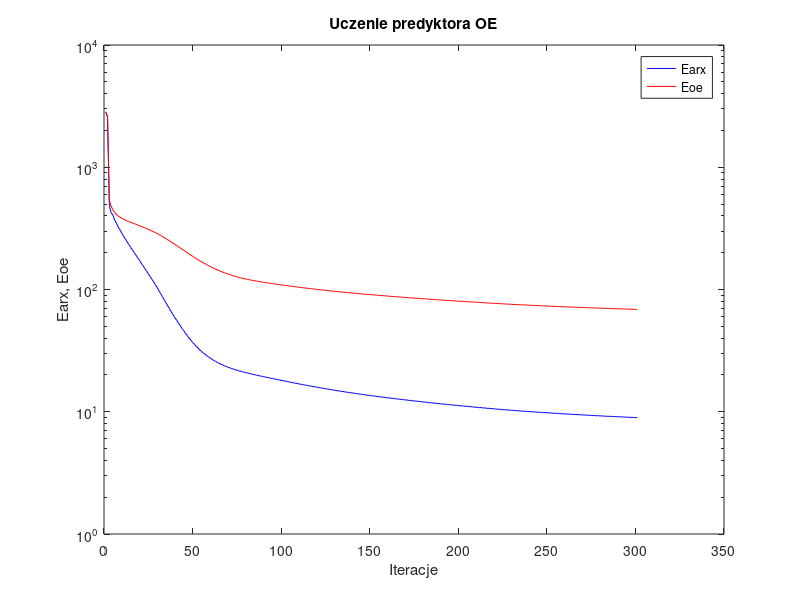
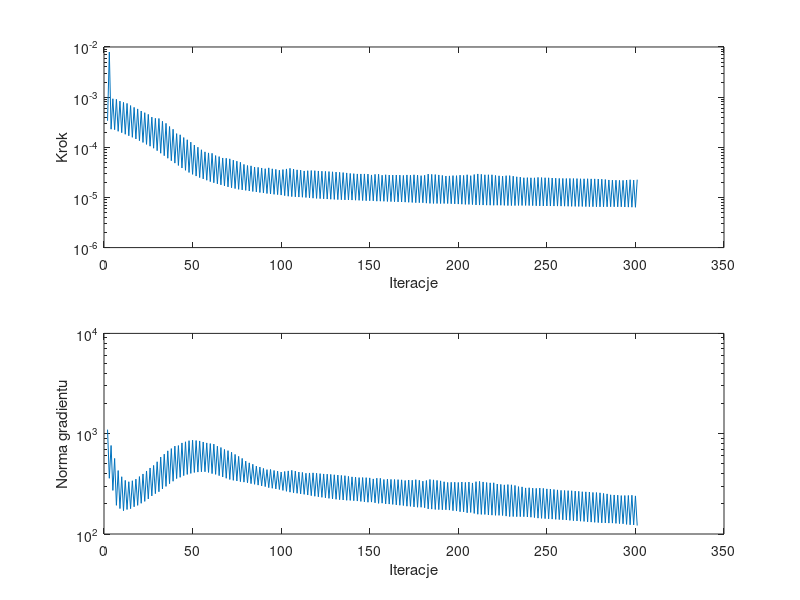

Reproduce these figures in MATLAB, in order.
%uczenie predyktora oe
clear all;
n=0; farx(n+1)=2.818401e+003; foe(n+1)=2.844449e+003; wspucz(n+1)=0.000000e+000; ng(n+1)=0.000000e+000;
n=1; farx(n+1)=2.562311e+003; foe(n+1)=2.592846e+003; krok(n+1)=3.376366e-004; ng(n+1)=1.098371e+003;
n=2; farx(n+1)=4.937842e+002; foe(n+1)=5.365862e+002; krok(n+1)=7.932207e-003; ng(n+1)=3.593945e+002;
n=3; farx(n+1)=4.233325e+002; foe(n+1)=4.812684e+002; krok(n+1)=2.294393e-004; ng(n+1)=7.627431e+002;
n=4; farx(n+1)=4.085237e+002; foe(n+1)=4.494776e+002; krok(n+1)=9.272824e-004; ng(n+1)=2.720913e+002;
n=5; farx(n+1)=3.700967e+002; foe(n+1)=4.279759e+002; krok(n+1)=2.247378e-004; ng(n+1)=5.667364e+002;
n=6; farx(n+1)=3.490737e+002; foe(n+1)=4.121222e+002; krok(n+1)=9.053002e-004; ng(n+1)=1.931832e+002;
n=7; farx(n+1)=3.248622e+002; foe(n+1)=3.999597e+002; krok(n+1)=2.084136e-004; ng(n+1)=4.292507e+002;
n=8; farx(n+1)=3.077642e+002; foe(n+1)=3.905595e+002; krok(n+1)=8.336543e-004; ng(n+1)=1.793174e+002;
n=9; farx(n+1)=2.902199e+002; foe(n+1)=3.827595e+002; krok(n+1)=1.955288e-004; ng(n+1)=3.721798e+002;
n=10; farx(n+1)=2.735050e+002; foe(n+1)=3.760185e+002; krok(n+1)=7.867177e-004; ng(n+1)=1.707257e+002;
n=11; farx(n+1)=2.603439e+002; foe(n+1)=3.701510e+002; krok(n+1)=1.818449e-004; ng(n+1)=3.425364e+002;
n=12; farx(n+1)=2.455823e+002; foe(n+1)=3.646434e+002; krok(n+1)=7.499704e-004; ng(n+1)=1.754902e+002;
n=13; farx(n+1)=2.345148e+002; foe(n+1)=3.596138e+002; krok(n+1)=1.697983e-004; ng(n+1)=3.320043e+002;
n=14; farx(n+1)=2.213510e+002; foe(n+1)=3.548690e+002; krok(n+1)=6.791933e-004; ng(n+1)=1.789669e+002;
n=15; farx(n+1)=2.119701e+002; foe(n+1)=3.503316e+002; krok(n+1)=1.581535e-004; ng(n+1)=3.396088e+002;
n=16; farx(n+1)=2.003841e+002; foe(n+1)=3.458813e+002; krok(n+1)=6.250570e-004; ng(n+1)=1.868233e+002;
n=17; farx(n+1)=1.920059e+002; foe(n+1)=3.415357e+002; krok(n+1)=1.465395e-004; ng(n+1)=3.522510e+002;
n=18; farx(n+1)=1.813187e+002; foe(n+1)=3.371390e+002; krok(n+1)=5.823194e-004; ng(n+1)=1.929953e+002;
n=19; farx(n+1)=1.737012e+002; foe(n+1)=3.328152e+002; krok(n+1)=1.354575e-004; ng(n+1)=3.737117e+002;
n=20; farx(n+1)=1.642521e+002; foe(n+1)=3.284633e+002; krok(n+1)=5.292541e-004; ng(n+1)=2.023756e+002;
n=21; farx(n+1)=1.572328e+002; foe(n+1)=3.241401e+002; krok(n+1)=1.248592e-004; ng(n+1)=3.968323e+002;
n=22; farx(n+1)=1.486025e+002; foe(n+1)=3.196929e+002; krok(n+1)=4.895958e-004; ng(n+1)=2.114448e+002;
n=23; farx(n+1)=1.420678e+002; foe(n+1)=3.152794e+002; krok(n+1)=1.142910e-004; ng(n+1)=4.248957e+002;
n=24; farx(n+1)=1.341934e+002; foe(n+1)=3.106557e+002; krok(n+1)=4.532388e-004; ng(n+1)=2.237558e+002;
n=25; farx(n+1)=1.280423e+002; foe(n+1)=3.061439e+002; krok(n+1)=1.051281e-004; ng(n+1)=4.553175e+002;
n=26; farx(n+1)=1.212933e+002; foe(n+1)=3.015561e+002; krok(n+1)=3.999432e-004; ng(n+1)=2.397955e+002;
n=27; farx(n+1)=1.155729e+002; foe(n+1)=2.970143e+002; krok(n+1)=9.579321e-005; ng(n+1)=4.830150e+002;
n=28; farx(n+1)=1.092796e+002; foe(n+1)=2.921519e+002; krok(n+1)=3.783524e-004; ng(n+1)=2.524890e+002;
n=29; farx(n+1)=1.038905e+002; foe(n+1)=2.873884e+002; krok(n+1)=8.559513e-005; ng(n+1)=5.250529e+002;
n=30; farx(n+1)=9.770274e+001; foe(n+1)=2.820213e+002; krok(n+1)=3.749852e-004; ng(n+1)=2.638307e+002;
n=31; farx(n+1)=9.250521e+001; foe(n+1)=2.768164e+002; krok(n+1)=7.612382e-005; ng(n+1)=5.857373e+002;
n=32; farx(n+1)=8.723954e+001; foe(n+1)=2.714034e+002; krok(n+1)=3.301872e-004; ng(n+1)=2.817172e+002;
n=33; farx(n+1)=8.245832e+001; foe(n+1)=2.661800e+002; krok(n+1)=6.800238e-005; ng(n+1)=6.250078e+002;
n=34; farx(n+1)=7.780686e+001; foe(n+1)=2.605994e+002; krok(n+1)=3.003772e-004; ng(n+1)=2.981999e+002;
n=35; farx(n+1)=7.337507e+001; foe(n+1)=2.552513e+002; krok(n+1)=6.047525e-005; ng(n+1)=6.746558e+002;
n=36; farx(n+1)=6.953396e+001; foe(n+1)=2.497548e+002; krok(n+1)=2.596069e-004; ng(n+1)=3.174423e+002;
n=37; farx(n+1)=6.553829e+001; foe(n+1)=2.445184e+002; krok(n+1)=5.400102e-005; ng(n+1)=7.105099e+002;
n=38; farx(n+1)=6.232234e+001; foe(n+1)=2.391223e+002; krok(n+1)=2.288097e-004; ng(n+1)=3.357545e+002;
n=39; farx(n+1)=5.869468e+001; foe(n+1)=2.339208e+002; krok(n+1)=4.837788e-005; ng(n+1)=7.525272e+002;
n=40; farx(n+1)=5.624493e+001; foe(n+1)=2.289136e+002; krok(n+1)=1.874208e-004; ng(n+1)=3.570689e+002;
n=41; farx(n+1)=5.312301e+001; foe(n+1)=2.241313e+002; krok(n+1)=4.341873e-005; ng(n+1)=7.614691e+002;
n=42; farx(n+1)=5.086149e+001; foe(n+1)=2.190118e+002; krok(n+1)=1.775639e-004; ng(n+1)=3.674573e+002;
n=43; farx(n+1)=4.804236e+001; foe(n+1)=2.141668e+002; krok(n+1)=3.862811e-005; ng(n+1)=8.090136e+002;
n=44; farx(n+1)=4.617561e+001; foe(n+1)=2.093060e+002; krok(n+1)=1.563635e-004; ng(n+1)=3.818414e+002;
n=45; farx(n+1)=4.372039e+001; foe(n+1)=2.046702e+002; krok(n+1)=3.476335e-005; ng(n+1)=8.305240e+002;
n=46; farx(n+1)=4.213690e+001; foe(n+1)=2.000356e+002; krok(n+1)=1.413318e-004; ng(n+1)=3.925818e+002;
n=47; farx(n+1)=3.999531e+001; foe(n+1)=1.955595e+002; krok(n+1)=3.146663e-005; ng(n+1)=8.520162e+002;
n=48; farx(n+1)=3.868336e+001; foe(n+1)=1.912391e+002; krok(n+1)=1.265491e-004; ng(n+1)=4.018839e+002;
n=49; farx(n+1)=3.683398e+001; foe(n+1)=1.869964e+002; krok(n+1)=2.885108e-005; ng(n+1)=8.612367e+002;
n=50; farx(n+1)=3.579101e+001; foe(n+1)=1.830920e+002; krok(n+1)=1.110172e-004; ng(n+1)=4.105560e+002;
n=51; farx(n+1)=3.421965e+001; foe(n+1)=1.791785e+002; krok(n+1)=2.668806e-005; ng(n+1)=8.544768e+002;
n=52; farx(n+1)=3.335854e+001; foe(n+1)=1.756006e+002; krok(n+1)=1.003955e-004; ng(n+1)=4.143759e+002;
n=53; farx(n+1)=3.201386e+001; foe(n+1)=1.719669e+002; krok(n+1)=2.490114e-005; ng(n+1)=8.468095e+002;
n=54; farx(n+1)=3.132908e+001; foe(n+1)=1.687698e+002; krok(n+1)=8.923578e-005; ng(n+1)=4.173919e+002;
n=55; farx(n+1)=3.018998e+001; foe(n+1)=1.654778e+002; krok(n+1)=2.342760e-005; ng(n+1)=8.267019e+002;
n=56; farx(n+1)=2.963757e+001; foe(n+1)=1.626182e+002; krok(n+1)=8.110079e-005; ng(n+1)=4.173538e+002;
n=57; farx(n+1)=2.866423e+001; foe(n+1)=1.596029e+002; krok(n+1)=2.202092e-005; ng(n+1)=8.091056e+002;
n=58; farx(n+1)=2.818914e+001; foe(n+1)=1.569632e+002; krok(n+1)=7.725967e-005; ng(n+1)=4.109840e+002;
n=59; farx(n+1)=2.734508e+001; foe(n+1)=1.541504e+002; krok(n+1)=2.067984e-005; ng(n+1)=7.972043e+002;
n=60; farx(n+1)=2.692494e+001; foe(n+1)=1.516778e+002; krok(n+1)=7.583697e-005; ng(n+1)=4.000407e+002;
n=61; farx(n+1)=2.617891e+001; foe(n+1)=1.490297e+002; krok(n+1)=1.961815e-005; ng(n+1)=7.876933e+002;
n=62; farx(n+1)=2.585751e+001; foe(n+1)=1.468747e+002; krok(n+1)=6.836820e-005; ng(n+1)=3.932430e+002;
n=63; farx(n+1)=2.522345e+001; foe(n+1)=1.445664e+002; krok(n+1)=1.868405e-005; ng(n+1)=7.509238e+002;
n=64; farx(n+1)=2.496060e+001; foe(n+1)=1.426273e+002; krok(n+1)=6.522877e-005; ng(n+1)=3.817865e+002;
n=65; farx(n+1)=2.439951e+001; foe(n+1)=1.405320e+002; krok(n+1)=1.782680e-005; ng(n+1)=7.281477e+002;
n=66; farx(n+1)=2.419182e+001; foe(n+1)=1.388063e+002; krok(n+1)=6.123045e-005; ng(n+1)=3.700185e+002;
n=67; farx(n+1)=2.369823e+001; foe(n+1)=1.369520e+002; krok(n+1)=1.700060e-005; ng(n+1)=6.972284e+002;
n=68; farx(n+1)=2.352229e+001; foe(n+1)=1.353643e+002; krok(n+1)=6.047987e-005; ng(n+1)=3.594527e+002;
n=69; farx(n+1)=2.307128e+001; foe(n+1)=1.336650e+002; krok(n+1)=1.622915e-005; ng(n+1)=6.777330e+002;
n=70; farx(n+1)=2.292722e+001; foe(n+1)=1.322233e+002; krok(n+1)=5.883434e-005; ng(n+1)=3.495616e+002;
n=71; farx(n+1)=2.251313e+001; foe(n+1)=1.306931e+002; krok(n+1)=1.558957e-005; ng(n+1)=6.529246e+002;
n=72; farx(n+1)=2.240295e+001; foe(n+1)=1.294204e+002; krok(n+1)=5.537580e-005; ng(n+1)=3.427497e+002;
n=73; farx(n+1)=2.202402e+001; foe(n+1)=1.280730e+002; krok(n+1)=1.502405e-005; ng(n+1)=6.215217e+002;
n=74; farx(n+1)=2.193738e+001; foe(n+1)=1.269348e+002; krok(n+1)=5.285018e-005; ng(n+1)=3.378231e+002;
n=75; farx(n+1)=2.158372e+001; foe(n+1)=1.257316e+002; krok(n+1)=1.451496e-005; ng(n+1)=5.945772e+002;
n=76; farx(n+1)=2.151580e+001; foe(n+1)=1.247108e+002; krok(n+1)=5.017715e-005; ng(n+1)=3.327833e+002;
n=77; farx(n+1)=2.118232e+001; foe(n+1)=1.236386e+002; krok(n+1)=1.414532e-005; ng(n+1)=5.671554e+002;
n=78; farx(n+1)=2.113543e+001; foe(n+1)=1.227466e+002; krok(n+1)=4.559723e-005; ng(n+1)=3.290286e+002;
n=79; farx(n+1)=2.082534e+001; foe(n+1)=1.218146e+002; krok(n+1)=1.384553e-005; ng(n+1)=5.327301e+002;
n=80; farx(n+1)=2.079101e+001; foe(n+1)=1.210096e+002; krok(n+1)=4.334515e-005; ng(n+1)=3.242791e+002;
n=81; farx(n+1)=2.049415e+001; foe(n+1)=1.201589e+002; krok(n+1)=1.344623e-005; ng(n+1)=5.121240e+002;
n=82; farx(n+1)=2.046373e+001; foe(n+1)=1.194003e+002; krok(n+1)=4.264017e-005; ng(n+1)=3.177481e+002;
n=83; farx(n+1)=2.017454e+001; foe(n+1)=1.186110e+002; krok(n+1)=1.314101e-005; ng(n+1)=4.960580e+002;
n=84; farx(n+1)=2.015319e+001; foe(n+1)=1.179165e+002; krok(n+1)=4.033419e-005; ng(n+1)=3.129248e+002;
n=85; farx(n+1)=1.987544e+001; foe(n+1)=1.171965e+002; krok(n+1)=1.285784e-005; ng(n+1)=4.752131e+002;
n=86; farx(n+1)=1.985850e+001; foe(n+1)=1.165417e+002; krok(n+1)=3.980988e-005; ng(n+1)=3.072007e+002;
n=87; farx(n+1)=1.958479e+001; foe(n+1)=1.158579e+002; krok(n+1)=1.253880e-005; ng(n+1)=4.653348e+002;
n=88; farx(n+1)=1.957185e+001; foe(n+1)=1.152385e+002; krok(n+1)=3.868786e-005; ng(n+1)=3.016783e+002;
n=89; farx(n+1)=1.930464e+001; foe(n+1)=1.146000e+002; krok(n+1)=1.231075e-005; ng(n+1)=4.508257e+002;
n=90; farx(n+1)=1.929723e+001; foe(n+1)=1.140180e+002; krok(n+1)=3.740683e-005; ng(n+1)=2.969029e+002;
n=91; farx(n+1)=1.903792e+001; foe(n+1)=1.134177e+002; krok(n+1)=1.197415e-005; ng(n+1)=4.381239e+002;
n=92; farx(n+1)=1.902752e+001; foe(n+1)=1.128378e+002; krok(n+1)=3.886698e-005; ng(n+1)=2.898382e+002;
n=93; farx(n+1)=1.876543e+001; foe(n+1)=1.122454e+002; krok(n+1)=1.171380e-005; ng(n+1)=4.398500e+002;
n=94; farx(n+1)=1.876225e+001; foe(n+1)=1.117031e+002; krok(n+1)=3.719906e-005; ng(n+1)=2.857934e+002;
n=95; farx(n+1)=1.850614e+001; foe(n+1)=1.111462e+002; krok(n+1)=1.153689e-005; ng(n+1)=4.299294e+002;
n=96; farx(n+1)=1.850758e+001; foe(n+1)=1.106295e+002; krok(n+1)=3.625046e-005; ng(n+1)=2.813850e+002;
n=97; farx(n+1)=1.825510e+001; foe(n+1)=1.100993e+002; krok(n+1)=1.138585e-005; ng(n+1)=4.234254e+002;
n=98; farx(n+1)=1.826254e+001; foe(n+1)=1.096107e+002; krok(n+1)=3.487580e-005; ng(n+1)=2.777141e+002;
n=99; farx(n+1)=1.801698e+001; foe(n+1)=1.091087e+002; krok(n+1)=1.115447e-005; ng(n+1)=4.147402e+002;
n=100; farx(n+1)=1.802350e+001; foe(n+1)=1.086218e+002; krok(n+1)=3.594329e-005; ng(n+1)=2.720252e+002;
n=101; farx(n+1)=1.777777e+001; foe(n+1)=1.081237e+002; krok(n+1)=1.085468e-005; ng(n+1)=4.201379e+002;
n=102; farx(n+1)=1.778383e+001; foe(n+1)=1.076386e+002; krok(n+1)=3.701885e-005; ng(n+1)=2.665495e+002;
n=103; farx(n+1)=1.753773e+001; foe(n+1)=1.071434e+002; krok(n+1)=1.057446e-005; ng(n+1)=4.257618e+002;
n=104; farx(n+1)=1.754374e+001; foe(n+1)=1.066603e+002; krok(n+1)=3.808106e-005; ng(n+1)=2.612707e+002;
n=105; farx(n+1)=1.729559e+001; foe(n+1)=1.061677e+002; krok(n+1)=1.038706e-005; ng(n+1)=4.313623e+002;
n=106; farx(n+1)=1.730727e+001; foe(n+1)=1.057068e+002; krok(n+1)=3.687187e-005; ng(n+1)=2.577717e+002;
n=107; farx(n+1)=1.706352e+001; foe(n+1)=1.052378e+002; krok(n+1)=1.029142e-005; ng(n+1)=4.235841e+002;
n=108; farx(n+1)=1.708109e+001; foe(n+1)=1.047994e+002; krok(n+1)=3.547989e-005; ng(n+1)=2.547003e+002;
n=109; farx(n+1)=1.684299e+001; foe(n+1)=1.043543e+002; krok(n+1)=1.018462e-005; ng(n+1)=4.145781e+002;
n=110; farx(n+1)=1.686411e+001; foe(n+1)=1.039291e+002; krok(n+1)=3.502676e-005; ng(n+1)=2.511563e+002;
n=111; farx(n+1)=1.662810e+001; foe(n+1)=1.034982e+002; krok(n+1)=1.009346e-005; ng(n+1)=4.111725e+002;
n=112; farx(n+1)=1.665483e+001; foe(n+1)=1.030933e+002; krok(n+1)=3.378113e-005; ng(n+1)=2.485266e+002;
n=113; farx(n+1)=1.642427e+001; foe(n+1)=1.026817e+002; krok(n+1)=9.975945e-006; ng(n+1)=4.034947e+002;
n=114; farx(n+1)=1.645306e+001; foe(n+1)=1.022829e+002; krok(n+1)=3.415827e-005; ng(n+1)=2.447884e+002;
n=115; farx(n+1)=1.622300e+001; foe(n+1)=1.018757e+002; krok(n+1)=9.808732e-006; ng(n+1)=4.059890e+002;
n=116; farx(n+1)=1.625388e+001; foe(n+1)=1.014831e+002; krok(n+1)=3.440034e-005; ng(n+1)=2.411806e+002;
n=117; farx(n+1)=1.602477e+001; foe(n+1)=1.010820e+002; krok(n+1)=9.667524e-006; ng(n+1)=4.070463e+002;
n=118; farx(n+1)=1.605799e+001; foe(n+1)=1.006979e+002; krok(n+1)=3.415827e-005; ng(n+1)=2.378952e+002;
n=119; farx(n+1)=1.583163e+001; foe(n+1)=1.003083e+002; krok(n+1)=9.564320e-006; ng(n+1)=4.039463e+002;
n=120; farx(n+1)=1.586761e+001; foe(n+1)=9.993405e+001; krok(n+1)=3.372716e-005; ng(n+1)=2.349081e+002;
n=121; farx(n+1)=1.564433e+001; foe(n+1)=9.955668e+001; krok(n+1)=9.476547e-006; ng(n+1)=3.999193e+002;
n=122; farx(n+1)=1.568337e+001; foe(n+1)=9.919287e+001; krok(n+1)=3.333618e-005; ng(n+1)=2.321205e+002;
n=123; farx(n+1)=1.546268e+001; foe(n+1)=9.882582e+001; krok(n+1)=9.386788e-006; ng(n+1)=3.969431e+002;
n=124; farx(n+1)=1.550470e+001; foe(n+1)=9.847160e+001; krok(n+1)=3.307838e-005; ng(n+1)=2.293947e+002;
n=125; farx(n+1)=1.528610e+001; foe(n+1)=9.811286e+001; krok(n+1)=9.290308e-006; ng(n+1)=3.952039e+002;
n=126; farx(n+1)=1.533051e+001; foe(n+1)=9.776692e+001; krok(n+1)=3.282104e-005; ng(n+1)=2.266555e+002;
n=127; farx(n+1)=1.511436e+001; foe(n+1)=9.741719e+001; krok(n+1)=9.203865e-006; ng(n+1)=3.927978e+002;
n=128; farx(n+1)=1.516091e+001; foe(n+1)=9.707944e+001; krok(n+1)=3.245830e-005; ng(n+1)=2.240203e+002;
n=129; farx(n+1)=1.494755e+001; foe(n+1)=9.673984e+001; krok(n+1)=9.137433e-006; ng(n+1)=3.894799e+002;
n=130; farx(n+1)=1.499683e+001; foe(n+1)=9.641171e+001; krok(n+1)=3.204809e-005; ng(n+1)=2.218178e+002;
n=131; farx(n+1)=1.478604e+001; foe(n+1)=9.608090e+001; krok(n+1)=9.062615e-006; ng(n+1)=3.870152e+002;
n=132; farx(n+1)=1.483723e+001; foe(n+1)=9.576049e+001; krok(n+1)=3.168396e-005; ng(n+1)=2.198826e+002;
n=133; farx(n+1)=1.462921e+001; foe(n+1)=9.543908e+001; krok(n+1)=9.003600e-006; ng(n+1)=3.835611e+002;
n=134; farx(n+1)=1.468284e+001; foe(n+1)=9.512747e+001; krok(n+1)=3.131976e-005; ng(n+1)=2.184007e+002;
n=135; farx(n+1)=1.447717e+001; foe(n+1)=9.481383e+001; krok(n+1)=8.935769e-006; ng(n+1)=3.813433e+002;
n=136; farx(n+1)=1.453217e+001; foe(n+1)=9.450964e+001; krok(n+1)=3.079431e-005; ng(n+1)=2.166574e+002;
n=137; farx(n+1)=1.432970e+001; foe(n+1)=9.420690e+001; krok(n+1)=8.913402e-006; ng(n+1)=3.755805e+002;
n=138; farx(n+1)=1.438761e+001; foe(n+1)=9.391390e+001; krok(n+1)=3.008156e-005; ng(n+1)=2.162327e+002;
n=139; farx(n+1)=1.418821e+001; foe(n+1)=9.362024e+001; krok(n+1)=8.865531e-006; ng(n+1)=3.711978e+002;
n=140; farx(n+1)=1.424784e+001; foe(n+1)=9.333425e+001; krok(n+1)=2.979489e-005; ng(n+1)=2.146957e+002;
n=141; farx(n+1)=1.405068e+001; foe(n+1)=9.304736e+001; krok(n+1)=8.807743e-006; ng(n+1)=3.689302e+002;
n=142; farx(n+1)=1.411156e+001; foe(n+1)=9.276795e+001; krok(n+1)=2.941717e-005; ng(n+1)=2.131325e+002;
n=143; farx(n+1)=1.391735e+001; foe(n+1)=9.248910e+001; krok(n+1)=8.756691e-006; ng(n+1)=3.650037e+002;
n=144; farx(n+1)=1.397986e+001; foe(n+1)=9.221531e+001; krok(n+1)=2.939707e-005; ng(n+1)=2.113677e+002;
n=145; farx(n+1)=1.378709e+001; foe(n+1)=9.194030e+001; krok(n+1)=8.671956e-006; ng(n+1)=3.654649e+002;
n=146; farx(n+1)=1.385024e+001; foe(n+1)=9.167017e+001; krok(n+1)=2.941717e-005; ng(n+1)=2.090246e+002;
n=147; farx(n+1)=1.365923e+001; foe(n+1)=9.140025e+001; krok(n+1)=8.610243e-006; ng(n+1)=3.644068e+002;
n=148; farx(n+1)=1.372354e+001; foe(n+1)=9.113571e+001; krok(n+1)=2.922588e-005; ng(n+1)=2.073874e+002;
n=149; farx(n+1)=1.353367e+001; foe(n+1)=9.087146e+001; krok(n+1)=8.600086e-006; ng(n+1)=3.624733e+002;
n=150; farx(n+1)=1.360035e+001; foe(n+1)=9.061892e+001; krok(n+1)=2.809223e-005; ng(n+1)=2.081088e+002;
n=151; farx(n+1)=1.341572e+001; foe(n+1)=9.036548e+001; krok(n+1)=8.546025e-006; ng(n+1)=3.541868e+002;
n=152; farx(n+1)=1.348279e+001; foe(n+1)=9.011274e+001; krok(n+1)=2.885108e-005; ng(n+1)=2.046595e+002;
n=153; farx(n+1)=1.329763e+001; foe(n+1)=8.985808e+001; krok(n+1)=8.431791e-006; ng(n+1)=3.599454e+002;
n=154; farx(n+1)=1.336469e+001; foe(n+1)=8.960743e+001; krok(n+1)=2.897758e-005; ng(n+1)=2.020616e+002;
n=155; farx(n+1)=1.318021e+001; foe(n+1)=8.935721e+001; krok(n+1)=8.423638e-006; ng(n+1)=3.589300e+002;
n=156; farx(n+1)=1.324925e+001; foe(n+1)=8.911838e+001; krok(n+1)=2.773392e-005; ng(n+1)=2.029858e+002;
n=157; farx(n+1)=1.307038e+001; foe(n+1)=8.887931e+001; krok(n+1)=8.379583e-006; ng(n+1)=3.494592e+002;
n=158; farx(n+1)=1.313915e+001; foe(n+1)=8.863996e+001; krok(n+1)=2.832743e-005; ng(n+1)=1.995777e+002;
n=159; farx(n+1)=1.296009e+001; foe(n+1)=8.840176e+001; krok(n+1)=8.318815e-006; ng(n+1)=3.524220e+002;
n=160; farx(n+1)=1.303024e+001; foe(n+1)=8.816900e+001; krok(n+1)=2.797908e-005; ng(n+1)=1.988005e+002;
n=161; farx(n+1)=1.285325e+001; foe(n+1)=8.793573e+001; krok(n+1)=8.272636e-006; ng(n+1)=3.502139e+002;
n=162; farx(n+1)=1.292419e+001; foe(n+1)=8.770726e+001; krok(n+1)=2.790955e-005; ng(n+1)=1.972606e+002;
n=163; farx(n+1)=1.274900e+001; foe(n+1)=8.747769e+001; krok(n+1)=8.206521e-006; ng(n+1)=3.493963e+002;
n=164; farx(n+1)=1.281993e+001; foe(n+1)=8.725159e+001; krok(n+1)=2.798313e-005; ng(n+1)=1.950538e+002;
n=165; farx(n+1)=1.264638e+001; foe(n+1)=8.702585e+001; krok(n+1)=8.155065e-006; ng(n+1)=3.483022e+002;
n=166; farx(n+1)=1.271779e+001; foe(n+1)=8.680370e+001; krok(n+1)=2.787966e-005; ng(n+1)=1.934849e+002;
n=167; farx(n+1)=1.254596e+001; foe(n+1)=8.658210e+001; krok(n+1)=8.112714e-006; ng(n+1)=3.466836e+002;
n=168; farx(n+1)=1.261731e+001; foe(n+1)=8.636451e+001; krok(n+1)=2.746916e-005; ng(n+1)=1.921990e+002;
n=169; farx(n+1)=1.244919e+001; foe(n+1)=8.614969e+001; krok(n+1)=8.058704e-006; ng(n+1)=3.414345e+002;
n=170; farx(n+1)=1.252067e+001; foe(n+1)=8.593207e+001; krok(n+1)=2.809248e-005; ng(n+1)=1.892717e+002;
n=171; farx(n+1)=1.235187e+001; foe(n+1)=8.571694e+001; krok(n+1)=8.001301e-006; ng(n+1)=3.454271e+002;
n=172; farx(n+1)=1.242462e+001; foe(n+1)=8.550560e+001; krok(n+1)=2.775430e-005; ng(n+1)=1.887075e+002;
n=173; farx(n+1)=1.225798e+001; foe(n+1)=8.529444e+001; krok(n+1)=7.940086e-006; ng(n+1)=3.436676e+002;
n=174; farx(n+1)=1.233140e+001; foe(n+1)=8.508439e+001; krok(n+1)=2.829063e-005; ng(n+1)=1.863245e+002;
n=175; farx(n+1)=1.216432e+001; foe(n+1)=8.487256e+001; krok(n+1)=7.864914e-006; ng(n+1)=3.479908e+002;
n=176; farx(n+1)=1.223740e+001; foe(n+1)=8.466613e+001; krok(n+1)=2.798313e-005; ng(n+1)=1.848307e+002;
n=177; farx(n+1)=1.207267e+001; foe(n+1)=8.446036e+001; krok(n+1)=7.864914e-006; ng(n+1)=3.432850e+002;
n=178; farx(n+1)=1.214621e+001; foe(n+1)=8.426106e+001; krok(n+1)=2.717293e-005; ng(n+1)=1.847693e+002;
n=179; farx(n+1)=1.198543e+001; foe(n+1)=8.406281e+001; krok(n+1)=7.840842e-006; ng(n+1)=3.362679e+002;
n=180; farx(n+1)=1.206001e+001; foe(n+1)=8.386538e+001; krok(n+1)=2.769106e-005; ng(n+1)=1.827522e+002;
n=181; farx(n+1)=1.189975e+001; foe(n+1)=8.366581e+001; krok(n+1)=7.698578e-006; ng(n+1)=3.413496e+002;
n=182; farx(n+1)=1.197335e+001; foe(n+1)=8.346261e+001; krok(n+1)=2.921834e-005; ng(n+1)=1.779474e+002;
n=183; farx(n+1)=1.181085e+001; foe(n+1)=8.325912e+001; krok(n+1)=7.618246e-006; ng(n+1)=3.498795e+002;
n=184; farx(n+1)=1.188487e+001; foe(n+1)=8.306104e+001; krok(n+1)=2.885108e-005; ng(n+1)=1.770628e+002;
n=185; farx(n+1)=1.172470e+001; foe(n+1)=8.286240e+001; krok(n+1)=7.586438e-006; ng(n+1)=3.465229e+002;
n=186; farx(n+1)=1.179842e+001; foe(n+1)=8.266786e+001; krok(n+1)=2.857275e-005; ng(n+1)=1.756864e+002;
n=187; farx(n+1)=1.164054e+001; foe(n+1)=8.247449e+001; krok(n+1)=7.575850e-006; ng(n+1)=3.423878e+002;
n=188; farx(n+1)=1.171480e+001; foe(n+1)=8.228569e+001; krok(n+1)=2.809223e-005; ng(n+1)=1.751881e+002;
n=189; farx(n+1)=1.155912e+001; foe(n+1)=8.209716e+001; krok(n+1)=7.559406e-006; ng(n+1)=3.386540e+002;
n=190; farx(n+1)=1.163293e+001; foe(n+1)=8.191313e+001; krok(n+1)=2.746916e-005; ng(n+1)=1.744280e+002;
n=191; farx(n+1)=1.148028e+001; foe(n+1)=8.173147e+001; krok(n+1)=7.575850e-006; ng(n+1)=3.317585e+002;
n=192; farx(n+1)=1.155456e+001; foe(n+1)=8.155387e+001; krok(n+1)=2.677366e-005; ng(n+1)=1.744612e+002;
n=193; farx(n+1)=1.140482e+001; foe(n+1)=8.137774e+001; krok(n+1)=7.559984e-006; ng(n+1)=3.264736e+002;
n=194; farx(n+1)=1.147977e+001; foe(n+1)=8.120309e+001; krok(n+1)=2.689352e-005; ng(n+1)=1.731782e+002;
n=195; farx(n+1)=1.133093e+001; foe(n+1)=8.102799e+001; krok(n+1)=7.488082e-006; ng(n+1)=3.278065e+002;
n=196; farx(n+1)=1.140537e+001; foe(n+1)=8.085366e+001; krok(n+1)=2.723127e-005; ng(n+1)=1.708267e+002;
n=197; farx(n+1)=1.125741e+001; foe(n+1)=8.068017e+001; krok(n+1)=7.440373e-006; ng(n+1)=3.282172e+002;
n=198; farx(n+1)=1.133170e+001; foe(n+1)=8.050844e+001; krok(n+1)=2.717293e-005; ng(n+1)=1.694279e+002;
n=199; farx(n+1)=1.118581e+001; foe(n+1)=8.033793e+001; krok(n+1)=7.381362e-006; ng(n+1)=3.264963e+002;
n=200; farx(n+1)=1.125999e+001; foe(n+1)=8.016583e+001; krok(n+1)=2.780862e-005; ng(n+1)=1.668771e+002;
n=201; farx(n+1)=1.111364e+001; foe(n+1)=7.999491e+001; krok(n+1)=7.334139e-006; ng(n+1)=3.298832e+002;
n=202; farx(n+1)=1.118804e+001; foe(n+1)=7.982724e+001; krok(n+1)=2.745808e-005; ng(n+1)=1.662257e+002;
n=203; farx(n+1)=1.104449e+001; foe(n+1)=7.966006e+001; krok(n+1)=7.265431e-006; ng(n+1)=3.269157e+002;
n=204; farx(n+1)=1.111785e+001; foe(n+1)=7.948965e+001; krok(n+1)=2.832743e-005; ng(n+1)=1.628274e+002;
n=205; farx(n+1)=1.097335e+001; foe(n+1)=7.932240e+001; krok(n+1)=7.258975e-006; ng(n+1)=3.297105e+002;
n=206; farx(n+1)=1.104772e+001; foe(n+1)=7.916118e+001; krok(n+1)=2.713913e-005; ng(n+1)=1.640773e+002;
n=207; farx(n+1)=1.090748e+001; foe(n+1)=7.900009e+001; krok(n+1)=7.204914e-006; ng(n+1)=3.228271e+002;
n=208; farx(n+1)=1.098200e+001; foe(n+1)=7.883539e+001; krok(n+1)=2.860122e-005; ng(n+1)=1.604157e+002;
n=209; farx(n+1)=1.084001e+001; foe(n+1)=7.866985e+001; krok(n+1)=7.086051e-006; ng(n+1)=3.322707e+002;
n=210; farx(n+1)=1.091367e+001; foe(n+1)=7.850303e+001; krok(n+1)=2.941717e-005; ng(n+1)=1.573807e+002;
n=211; farx(n+1)=1.077150e+001; foe(n+1)=7.833754e+001; krok(n+1)=7.048309e-006; ng(n+1)=3.347547e+002;
n=212; farx(n+1)=1.084513e+001; foe(n+1)=7.817554e+001; krok(n+1)=2.890345e-005; ng(n+1)=1.568398e+002;
n=213; farx(n+1)=1.070507e+001; foe(n+1)=7.801461e+001; krok(n+1)=7.048309e-006; ng(n+1)=3.303636e+002;
n=214; farx(n+1)=1.077895e+001; foe(n+1)=7.785815e+001; krok(n+1)=2.829063e-005; ng(n+1)=1.566761e+002;
n=215; farx(n+1)=1.064150e+001; foe(n+1)=7.770161e+001; krok(n+1)=7.018913e-006; ng(n+1)=3.260389e+002;
n=216; farx(n+1)=1.071456e+001; foe(n+1)=7.754634e+001; krok(n+1)=2.832743e-005; ng(n+1)=1.549309e+002;
n=217; farx(n+1)=1.057874e+001; foe(n+1)=7.739292e+001; krok(n+1)=7.000011e-006; ng(n+1)=3.235552e+002;
n=218; farx(n+1)=1.065245e+001; foe(n+1)=7.724129e+001; krok(n+1)=2.829063e-005; ng(n+1)=1.541520e+002;
n=219; farx(n+1)=1.051713e+001; foe(n+1)=7.708909e+001; krok(n+1)=6.971762e-006; ng(n+1)=3.240116e+002;
n=220; farx(n+1)=1.058954e+001; foe(n+1)=7.694146e+001; krok(n+1)=2.746916e-005; ng(n+1)=1.535697e+002;
n=221; farx(n+1)=1.045784e+001; foe(n+1)=7.679627e+001; krok(n+1)=6.997257e-006; ng(n+1)=3.150082e+002;
n=222; farx(n+1)=1.053062e+001; foe(n+1)=7.665345e+001; krok(n+1)=2.700051e-005; ng(n+1)=1.534398e+002;
n=223; farx(n+1)=1.040051e+001; foe(n+1)=7.651133e+001; krok(n+1)=6.986434e-006; ng(n+1)=3.121724e+002;
n=224; farx(n+1)=1.047315e+001; foe(n+1)=7.637213e+001; krok(n+1)=2.663711e-005; ng(n+1)=1.528878e+002;
n=225; farx(n+1)=1.034531e+001; foe(n+1)=7.623327e+001; krok(n+1)=6.948457e-006; ng(n+1)=3.089084e+002;
n=226; farx(n+1)=1.041777e+001; foe(n+1)=7.609414e+001; krok(n+1)=2.713913e-005; ng(n+1)=1.508395e+002;
n=227; farx(n+1)=1.029019e+001; foe(n+1)=7.595532e+001; krok(n+1)=6.891598e-006; ng(n+1)=3.110741e+002;
n=228; farx(n+1)=1.036191e+001; foe(n+1)=7.581715e+001; krok(n+1)=2.722830e-005; ng(n+1)=1.491778e+002;
n=229; farx(n+1)=1.023530e+001; foe(n+1)=7.568069e+001; krok(n+1)=6.890538e-006; ng(n+1)=3.092573e+002;
n=230; farx(n+1)=1.030716e+001; foe(n+1)=7.554764e+001; krok(n+1)=2.656342e-005; ng(n+1)=1.493450e+002;
n=231; farx(n+1)=1.018258e+001; foe(n+1)=7.541493e+001; krok(n+1)=6.890538e-006; ng(n+1)=3.049186e+002;
n=232; farx(n+1)=1.025318e+001; foe(n+1)=7.528538e+001; krok(n+1)=2.581106e-005; ng(n+1)=1.489023e+002;
n=233; farx(n+1)=1.013171e+001; foe(n+1)=7.515840e+001; krok(n+1)=6.921689e-006; ng(n+1)=2.967894e+002;
n=234; farx(n+1)=1.020278e+001; foe(n+1)=7.503312e+001; krok(n+1)=2.541507e-005; ng(n+1)=1.489491e+002;
n=235; farx(n+1)=1.008232e+001; foe(n+1)=7.490826e+001; krok(n+1)=6.917402e-006; ng(n+1)=2.949913e+002;
n=236; farx(n+1)=1.015252e+001; foe(n+1)=7.478672e+001; krok(n+1)=2.468559e-005; ng(n+1)=1.488389e+002;
n=237; farx(n+1)=1.003509e+001; foe(n+1)=7.466668e+001; krok(n+1)=6.925078e-006; ng(n+1)=2.879703e+002;
n=238; farx(n+1)=1.010557e+001; foe(n+1)=7.454707e+001; krok(n+1)=2.480406e-005; ng(n+1)=1.478656e+002;
n=239; farx(n+1)=9.988430e+000; foe(n+1)=7.442755e+001; krok(n+1)=6.890538e-006; ng(n+1)=2.890201e+002;
n=240; farx(n+1)=1.005849e+001; foe(n+1)=7.431008e+001; krok(n+1)=2.462151e-005; ng(n+1)=1.470366e+002;
n=241; farx(n+1)=9.942911e+000; foe(n+1)=7.419290e+001; krok(n+1)=6.869231e-006; ng(n+1)=2.865406e+002;
n=242; farx(n+1)=1.001256e+001; foe(n+1)=7.407690e+001; krok(n+1)=2.462151e-005; ng(n+1)=1.458755e+002;
n=243; farx(n+1)=9.898417e+000; foe(n+1)=7.396141e+001; krok(n+1)=6.824661e-006; ng(n+1)=2.852428e+002;
n=244; farx(n+1)=9.967814e+000; foe(n+1)=7.384534e+001; krok(n+1)=2.508858e-005; ng(n+1)=1.439263e+002;
n=245; farx(n+1)=9.853627e+000; foe(n+1)=7.372991e+001; krok(n+1)=6.789510e-006; ng(n+1)=2.871172e+002;
n=246; farx(n+1)=9.922795e+000; foe(n+1)=7.361622e+001; krok(n+1)=2.490114e-005; ng(n+1)=1.432548e+002;
n=247; farx(n+1)=9.809919e+000; foe(n+1)=7.350280e+001; krok(n+1)=6.770166e-006; ng(n+1)=2.851188e+002;
n=248; farx(n+1)=9.878316e+000; foe(n+1)=7.339091e+001; krok(n+1)=2.468559e-005; ng(n+1)=1.423059e+002;
n=249; farx(n+1)=9.767140e+000; foe(n+1)=7.328020e+001; krok(n+1)=6.763611e-006; ng(n+1)=2.816740e+002;
n=250; farx(n+1)=9.835513e+000; foe(n+1)=7.317041e+001; krok(n+1)=2.462151e-005; ng(n+1)=1.415668e+002;
n=251; farx(n+1)=9.725156e+000; foe(n+1)=7.306101e+001; krok(n+1)=6.741397e-006; ng(n+1)=2.809411e+002;
n=252; farx(n+1)=9.792942e+000; foe(n+1)=7.295322e+001; krok(n+1)=2.439173e-005; ng(n+1)=1.407961e+002;
n=253; farx(n+1)=9.684132e+000; foe(n+1)=7.284625e+001; krok(n+1)=6.733170e-006; ng(n+1)=2.778968e+002;
n=254; farx(n+1)=9.751442e+000; foe(n+1)=7.274045e+001; krok(n+1)=2.419290e-005; ng(n+1)=1.400555e+002;
n=255; farx(n+1)=9.643998e+000; foe(n+1)=7.263562e+001; krok(n+1)=6.723752e-006; ng(n+1)=2.753229e+002;
n=256; farx(n+1)=9.710749e+000; foe(n+1)=7.253183e+001; krok(n+1)=2.394830e-005; ng(n+1)=1.393674e+002;
n=257; farx(n+1)=9.604823e+000; foe(n+1)=7.242932e+001; krok(n+1)=6.715934e-006; ng(n+1)=2.723024e+002;
n=258; farx(n+1)=9.671481e+000; foe(n+1)=7.232737e+001; krok(n+1)=2.390156e-005; ng(n+1)=1.386150e+002;
n=259; farx(n+1)=9.566326e+000; foe(n+1)=7.222605e+001; krok(n+1)=6.695013e-006; ng(n+1)=2.715806e+002;
n=260; farx(n+1)=9.632812e+000; foe(n+1)=7.212591e+001; krok(n+1)=2.382783e-005; ng(n+1)=1.378751e+002;
n=261; farx(n+1)=9.528658e+000; foe(n+1)=7.202593e+001; krok(n+1)=6.667567e-006; ng(n+1)=2.705234e+002;
n=262; farx(n+1)=9.594806e+000; foe(n+1)=7.192690e+001; krok(n+1)=2.390184e-005; ng(n+1)=1.367398e+002;
n=263; farx(n+1)=9.491486e+000; foe(n+1)=7.182803e+001; krok(n+1)=6.639014e-006; ng(n+1)=2.699084e+002;
n=264; farx(n+1)=9.556951e+000; foe(n+1)=7.173019e+001; krok(n+1)=2.383042e-005; ng(n+1)=1.356689e+002;
n=265; farx(n+1)=9.454876e+000; foe(n+1)=7.163318e+001; krok(n+1)=6.627791e-006; ng(n+1)=2.676193e+002;
n=266; farx(n+1)=9.520125e+000; foe(n+1)=7.153706e+001; krok(n+1)=2.375465e-005; ng(n+1)=1.349335e+002;
n=267; farx(n+1)=9.418943e+000; foe(n+1)=7.144137e+001; krok(n+1)=6.609021e-006; ng(n+1)=2.664729e+002;
n=268; farx(n+1)=9.483593e+000; foe(n+1)=7.134686e+001; krok(n+1)=2.357491e-005; ng(n+1)=1.341544e+002;
n=269; farx(n+1)=9.383746e+000; foe(n+1)=7.125315e+001; krok(n+1)=6.601135e-006; ng(n+1)=2.638081e+002;
n=270; farx(n+1)=9.448273e+000; foe(n+1)=7.116031e+001; krok(n+1)=2.352777e-005; ng(n+1)=1.334492e+002;
n=271; farx(n+1)=9.349294e+000; foe(n+1)=7.106769e+001; krok(n+1)=6.571851e-006; ng(n+1)=2.630745e+002;
n=272; farx(n+1)=9.413389e+000; foe(n+1)=7.097577e+001; krok(n+1)=2.360381e-005; ng(n+1)=1.322967e+002;
n=273; farx(n+1)=9.315199e+000; foe(n+1)=7.088426e+001; krok(n+1)=6.550288e-006; ng(n+1)=2.622462e+002;
n=274; farx(n+1)=9.378613e+000; foe(n+1)=7.079376e+001; krok(n+1)=2.343658e-005; ng(n+1)=1.314617e+002;
n=275; farx(n+1)=9.281778e+000; foe(n+1)=7.070420e+001; krok(n+1)=6.542741e-006; ng(n+1)=2.594720e+002;
n=276; farx(n+1)=9.345090e+000; foe(n+1)=7.061523e+001; krok(n+1)=2.342760e-005; ng(n+1)=1.307240e+002;
n=277; farx(n+1)=9.248869e+000; foe(n+1)=7.052658e+001; krok(n+1)=6.522303e-006; ng(n+1)=2.590220e+002;
n=278; farx(n+1)=9.311819e+000; foe(n+1)=7.043918e+001; krok(n+1)=2.330940e-005; ng(n+1)=1.300316e+002;
n=279; farx(n+1)=9.216646e+000; foe(n+1)=7.035196e+001; krok(n+1)=6.505235e-006; ng(n+1)=2.573373e+002;
n=280; farx(n+1)=9.278709e+000; foe(n+1)=7.026579e+001; krok(n+1)=2.310648e-005; ng(n+1)=1.291510e+002;
n=281; farx(n+1)=9.184904e+000; foe(n+1)=7.018073e+001; krok(n+1)=6.514692e-006; ng(n+1)=2.538783e+002;
n=282; farx(n+1)=9.246644e+000; foe(n+1)=7.009678e+001; krok(n+1)=2.277085e-005; ng(n+1)=1.289471e+002;
n=283; farx(n+1)=9.154046e+000; foe(n+1)=7.001352e+001; krok(n+1)=6.514692e-006; ng(n+1)=2.511566e+002;
n=284; farx(n+1)=9.214729e+000; foe(n+1)=6.993136e+001; krok(n+1)=2.230894e-005; ng(n+1)=1.285033e+002;
n=285; farx(n+1)=9.123968e+000; foe(n+1)=6.985089e+001; krok(n+1)=6.541135e-006; ng(n+1)=2.459093e+002;
n=286; farx(n+1)=9.184794e+000; foe(n+1)=6.977097e+001; krok(n+1)=2.208984e-005; ng(n+1)=1.284509e+002;
n=287; farx(n+1)=9.094773e+000; foe(n+1)=6.969148e+001; krok(n+1)=6.521697e-006; ng(n+1)=2.450203e+002;
n=288; farx(n+1)=9.155261e+000; foe(n+1)=6.961271e+001; krok(n+1)=2.206044e-005; ng(n+1)=1.276534e+002;
n=289; farx(n+1)=9.066014e+000; foe(n+1)=6.953427e+001; krok(n+1)=6.505235e-006; ng(n+1)=2.439297e+002;
n=290; farx(n+1)=9.125886e+000; foe(n+1)=6.945672e+001; krok(n+1)=2.190777e-005; ng(n+1)=1.269212e+002;
n=291; farx(n+1)=9.037723e+000; foe(n+1)=6.937985e+001; krok(n+1)=6.505235e-006; ng(n+1)=2.414807e+002;
n=292; farx(n+1)=9.097808e+000; foe(n+1)=6.930389e+001; krok(n+1)=2.190752e-005; ng(n+1)=1.264873e+002;
n=293; farx(n+1)=9.010261e+000; foe(n+1)=6.922741e+001; krok(n+1)=6.453292e-006; ng(n+1)=2.419678e+002;
n=294; farx(n+1)=9.069744e+000; foe(n+1)=6.915121e+001; krok(n+1)=2.226248e-005; ng(n+1)=1.247058e+002;
n=295; farx(n+1)=8.982692e+000; foe(n+1)=6.907523e+001; krok(n+1)=6.418212e-006; ng(n+1)=2.422038e+002;
n=296; farx(n+1)=9.042150e+000; foe(n+1)=6.899963e+001; krok(n+1)=2.253084e-005; ng(n+1)=1.235531e+002;
n=297; farx(n+1)=8.955067e+000; foe(n+1)=6.892375e+001; krok(n+1)=6.394006e-006; ng(n+1)=2.434465e+002;
n=298; farx(n+1)=9.013802e+000; foe(n+1)=6.884976e+001; krok(n+1)=2.219138e-005; ng(n+1)=1.231323e+002;
n=299; farx(n+1)=8.928528e+000; foe(n+1)=6.877588e+001; krok(n+1)=6.371971e-006; ng(n+1)=2.397806e+002;
n=300; farx(n+1)=8.986936e+000; foe(n+1)=6.870170e+001; krok(n+1)=2.262551e-005; ng(n+1)=1.214467e+002;

figure; semilogy(farx,'b'); hold on; semilogy(foe,'r'); xlabel('Iteracje'); ylabel('Earx, Eoe'); legend('Earx','Eoe'); title('Uczenie predyktora OE');
figure; subplot(2,1,1); semilogy(krok); xlabel('Iteracje'); ylabel('Krok');
subplot(2,1,2); semilogy(ng); xlabel('Iteracje'); ylabel('Norma gradientu');
Earx=farx(n+1)
Eoe=foe(n+1)
